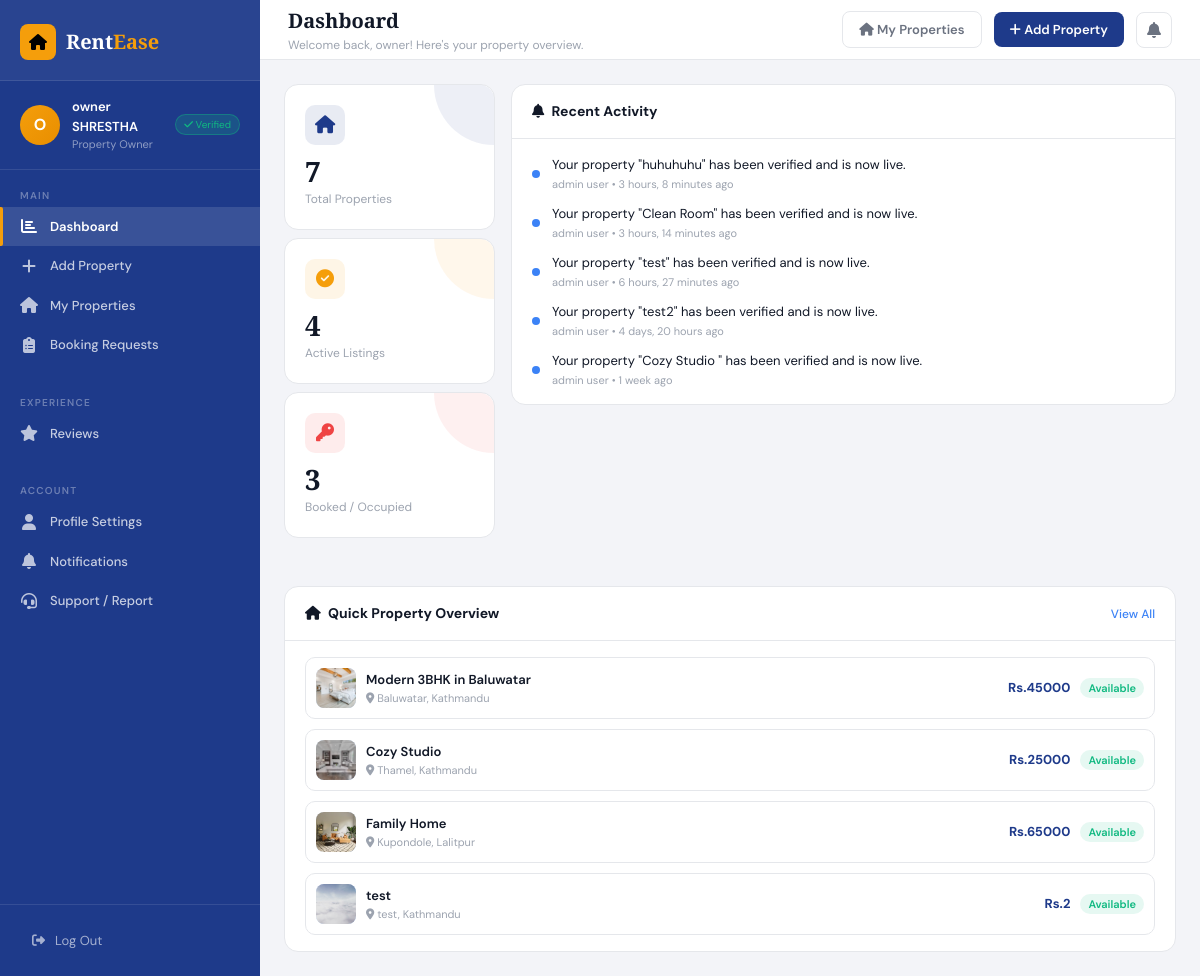
The page /owner/ (signed in) on the database as committed earlier.
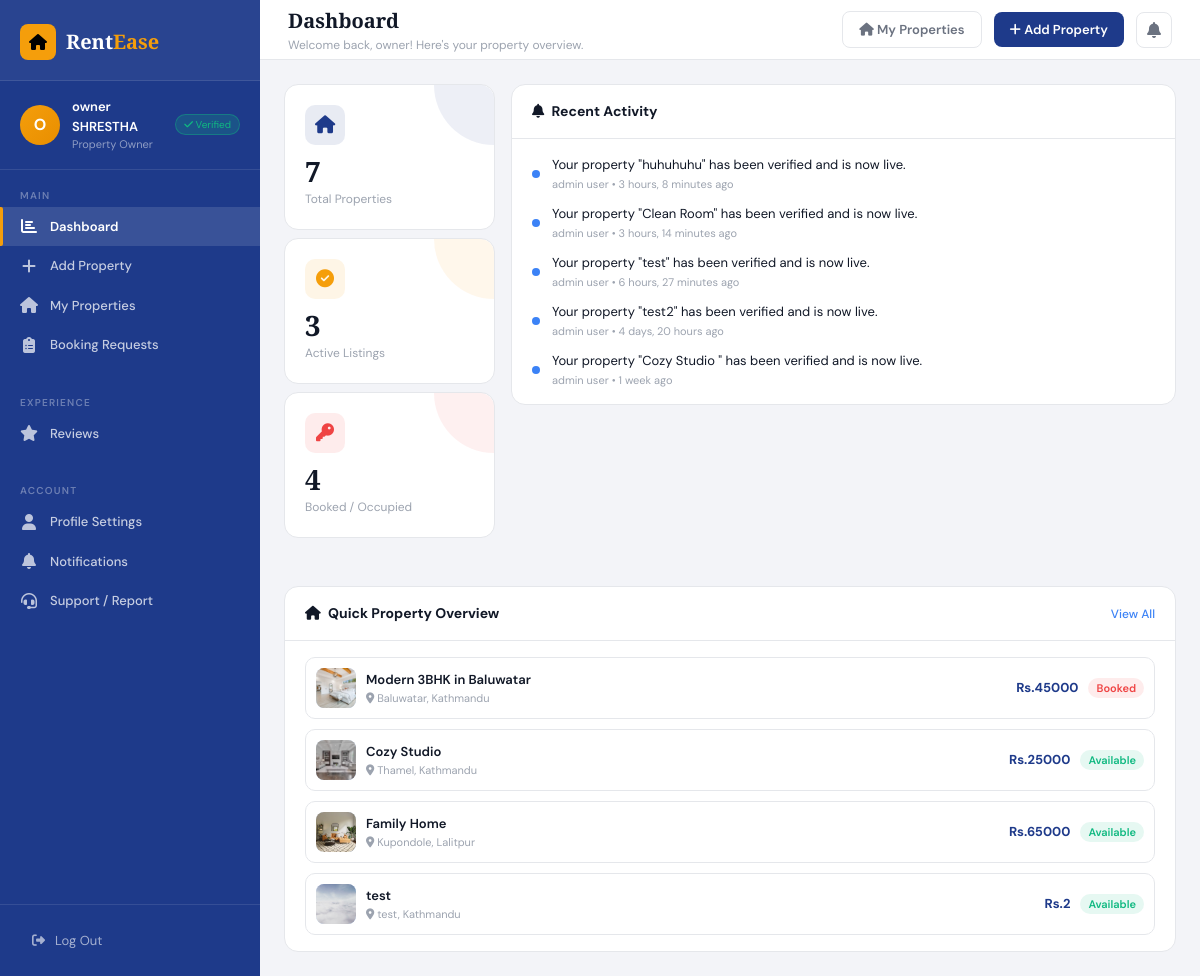
The same page on the database as committed later.
### app/models.py (models this page shows, shortened)
class Room(models.Model):
    owner = models.ForeignKey(User, on_delete=models.CASCADE, null=True, blank=True)
    tag = models.CharField(max_length=500, default='Unverified')
    liked_by = models.ManyToManyField(User, related_name='liked_rooms', blank=True)
    image = models.ImageField(upload_to='images/')
    room_name = models.CharField(max_length=250)
    address = models.CharField(max_length=200)
    city = models.CharField(max_length=200, null=True, blank=True)
    price = models.IntegerField(default=0)
    rating = models.FloatField(default=0)
    beds = models.IntegerField(default=1, null=True, blank=True)
    bath = models.IntegerField(default=1)
    sqft = models.IntegerField(default=0)
    description = models.TextField(default='', null=True, blank=True)
    is_occupied = models.BooleanField(default=False)
    is_verified = models.BooleanField(default=False)
    created_at = models.DateTimeField(auto_now_add=True)

### app/views/owner.py (the view)
# urls.py: path("owner/", owner.owner, name="owner"),
def owner(request):
    user_id = request.session.get('user_id')
    if not user_id:
        return redirect('login')
    user_info = User.objects.filter(user_id=user_id).first()
    if not user_info:
        return redirect('login')
    rooms = Room.objects.filter(owner=user_info)
    total_properties = rooms.count()
    active_listings = rooms.filter(is_occupied=False).count()
    booked_properties = rooms.filter(is_occupied=True).count()
    bookings = BookRoom.objects.filter(room_id__in=rooms).order_by('-created_at')
    owner_review_bookings = bookings.filter(is_verified_by_admin=True)
    visible_bookings_count = owner_review_bookings.count()
    pending_bookings_count = owner_review_bookings.filter(status='Pending').count()
    approved_bookings_count = owner_review_bookings.filter(status='Approved').count()
    rejected_bookings_count = owner_review_bookings.filter(status='Rejected').count()
    reviews = Review.objects.filter(property_id__in=rooms).order_by('-created_at')
    review_count = reviews.count()
    avg_rating = 0.0
    if review_count > 0:
        avg_rating = sum(r.rating for r in reviews) / review_count
        avg_rating = round(avg_rating, 1)
    all_notifications = Notification.objects.filter(to_user=user_info).order_by('-created_at')
    notifications = all_notifications.filter(is_read=False)
    recent_activity = all_notifications[:5]
    unread_notifications_count = notifications.count()
    context = {
        'user_info': user_info,
        'rooms': rooms,
        'total_properties': total_properties,
        'active_listings': active_listings,
        'booked_properties': booked_properties,
        'bookings': bookings,
        'pending_bookings_count': pending_bookings_count,
        'visible_bookings_count': visible_bookings_count,
        'approved_bookings_count': approved_bookings_count,
        'rejected_bookings_count': rejected_bookings_count,
        'reviews': reviews,
        'review_count': review_count,
        'avg_rating': avg_rating,
        'notifications': notifications,
        'recent_activity': recent_activity,
        'unread_notifications_count': unread_notifications_count,
    }
    return render(request, "pages/owner.html", context)

### app/templates/pages/owner.html (shortened to what the changed rows need)
{% load static %}
<!DOCTYPE html>
<html lang="en">
<head>
  <link rel="stylesheet" href="https://cdnjs.cloudflare.com/ajax/libs/font-awesome/6.5.1/css/all.min.css">
  <script src="https://cdn.tailwindcss.com"></script>
  <link rel="stylesheet" href="{% static 'css/pages/owner.css' %}">
</head>
<body class="h-full font-sans bg-bg text-text-primary overflow-hidden">
  <div class="flex h-screen overflow-hidden">
    <div class="flex-1 flex flex-col overflow-hidden">
      <div class="bg-surface border-b border-border h-[60px] px-7 flex items-center justify-between flex-shrink-0">
        <div class="flex items-center gap-3">
          <div>
            <h2 id="topbar-title" class="font-playfair text-xl font-bold">Dashboard</h2>
          </div>
        </div>
      </div>
      <div class="flex-1 overflow-y-auto p-6 content">
        <div class="panel active " id="panel-dashboard">
          <div class="grid grid-cols-2 md:grid-cols-4 gap-2 md:gap-4 mb-6 w-full h-full">
            <div class="col-span-2 md:col-span-1 text-center md:text-left text-xl md:text-sm flex flex-col gap-2 mb-6">
              <div class="stat-card gold">
                <div class="stat-icon gold"><i class="fa-solid fa-circle-check"></i></div>
                <div class="stat-val">{{ active_listings }}</div>
                <div class="stat-label">Active Listings</div>
              </div>
              <div class="stat-card red">
                <div class="stat-icon red"><i class="fa-solid fa-key"></i></div>
                <div class="stat-val">{{ booked_properties }}</div>
                <div class="stat-label">Booked / Occupied</div>
              </div>
            </div>
          </div>
          <div class="card">
            <div class="card-body">
              <div class="quick-props">
                {% for room in rooms|slice:":4" %}
                <div class="qprop">
                  <div class="qprop-img">
                    {% if room.image %}
                    <img src="{{ room.image.url }}" alt="{{ room.room_name }}"
                      style="width:40px;height:40px;border-radius:8px;object-fit:cover;" />
                    {% else %}
                    <i class="fa-solid fa-building text-xl text-primary-light"></i>
                    {% endif %}
                  </div>
                  <div class="qprop-info">
                    <div class="qprop-name">{{ room.room_name }}</div>
                    <div class="qprop-loc"><i class="fa-solid fa-location-dot"></i> {{ room.address }}, {{ room.city }}
                    </div>
                  </div>
                  <div class="text-[13px] font-bold text-primary">Rs.{{ room.price }}</div>
                  {% if room.is_occupied %}
                  <div class="qprop-status booked">Booked</div>
                  {% else %}
                  <div class="qprop-status available">Available</div>
                  {% endif %}
                </div>
                {% empty %}
                <p style="color:var(--text-muted);text-align:center;padding:1.5rem;">No properties listed yet. Add your
                  first property!</p>
                {% endfor %}
              </div>
            </div>
          </div>
        </div>
          </div>
        </div>
      </div>
</body>
</html>

Rows that differ between the two databases and show on the page:
changed Room "Modern 3BHK in Baluwatar": is_occupied "Available" → "Booked"
Other text that changed with them:
{{ active_listings }}: "4" → "3"
{{ booked_properties }}: "3" → "4"
